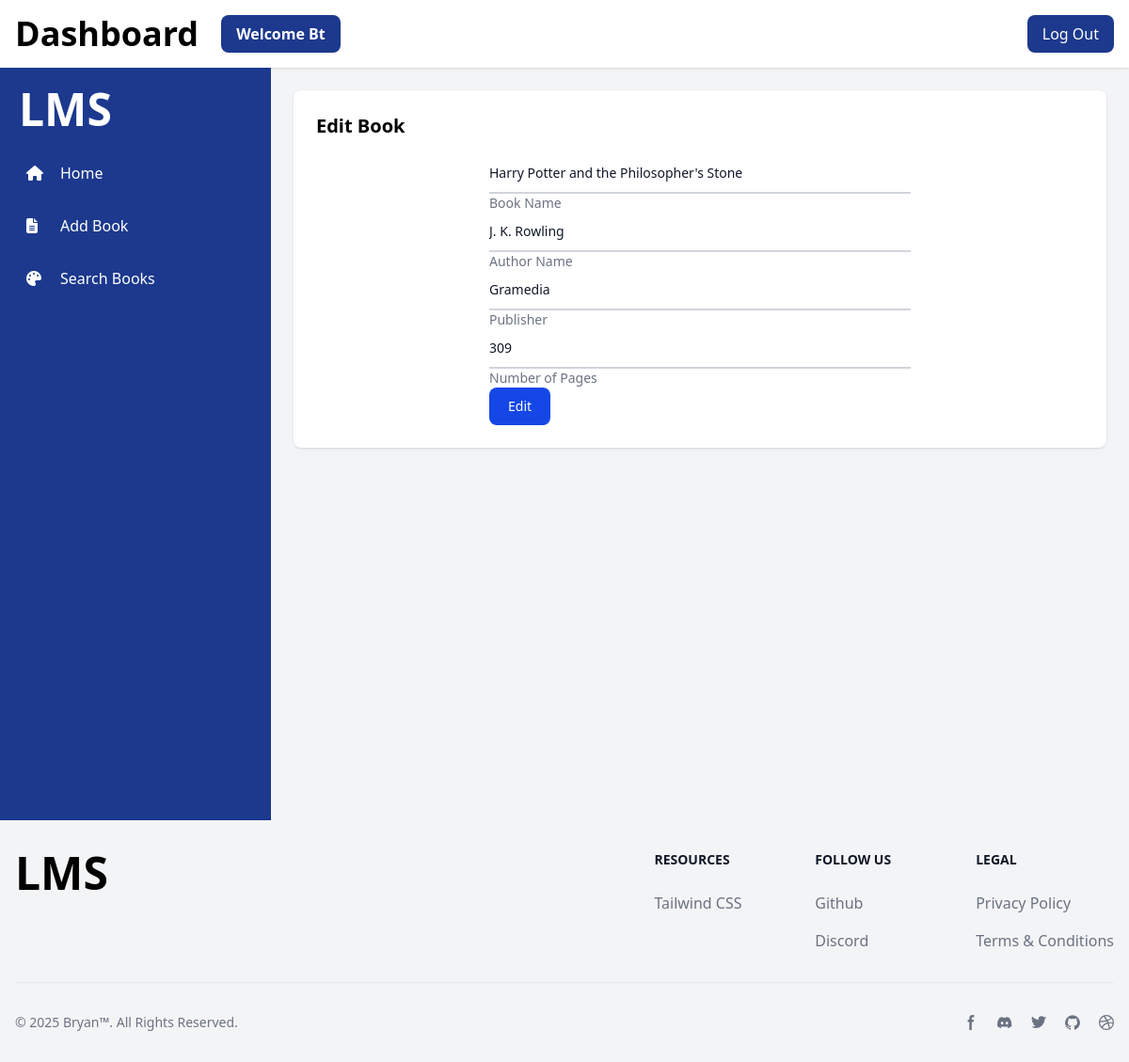
The app's page /editBook.php?bookId=12 (signed in) with its own data.
### tables this page shows
CREATE TABLE `book` (
  `bookId` int(11) NOT NULL,
  `name` varchar(255) NOT NULL,
  `bookImage` varchar(255) NOT NULL,
  `author` varchar(255) NOT NULL,
  `publisher` varchar(255) NOT NULL,
  `number_of_page` int(11) NOT NULL,
  `users_id` int(11) NOT NULL
);

### editBook.php (the view, shortened to what this page needs)
<?php
include "header.php";
include "connection.php";
$book_id = $_GET['bookId'];
$user_id = $_SESSION['user_id'];
$query = "SELECT * FROM book WHERE bookId = ? AND users_id = ?";
$stmt = mysqli_prepare($link, $query);
mysqli_stmt_bind_param($stmt, "ii", $book_id, $user_id);
mysqli_stmt_execute($stmt);
$result = mysqli_stmt_get_result($stmt);
$book = mysqli_fetch_assoc($result);
?>
<!DOCTYPE html>
<html lang="en">
   <head>
      <link rel="stylesheet" href="styles/output.css">
   </head>
   <body class="bg-gray-100">
      <div class="flex h-screen">
         <nav class="w-72 bg-blue-900 text-white flex flex-col">
            <div class="p-5">
               <div class="flex items-center mb-6">
                  <h1 class="text-5xl font-bold">LMS</h1>
               </div>
               <ul class="space-y-4">
                  <li><a href="dashboard.php" class="flex items-center p-2 hover:bg-blue-700 rounded"><i class="fas fa-home w-6"></i><span class="ml-3">Home</span></a></li>
                  <li><a href="addBook.php" class="flex items-center p-2 hover:bg-blue-700 rounded"><i class="fas fa-file-alt w-6"></i><span class="ml-3">Add Book</span></a></li>
                  <li><a href="searchBooks.php" class="flex items-center p-2 hover:bg-blue-700 rounded"><i class="fas fa-palette w-6"></i><span class="ml-3">Search Books</span></a></li>
               </ul>
            </div>
         </nav>
         <div class="flex-1 flex flex-col">
            <main class="p-6">
               <div class="bg-white p-6 rounded-lg shadow">
                  <h2 class="text-xl font-bold mb-4">Edit Book</h2>
                  <form class="max-w-md mx-auto" action="editBook.php?bookId=<?php echo $book_id; ?>" method="POST">
                     <div class="relative z-0 w-full mb-5 group">
                        <input type="text" name="name" value="<?php echo $book['name']; ?>" required class="block py-2.5 px-0 w-full text-sm text-gray-900 bg-transparent border-0 border-b-2 border-gray-300 appearance-none focus:outline-none focus:ring-0 focus:border-blue-600 peer" placeholder=" ">
                        <label class="absolute text-sm text-gray-500 peer-focus:text-blue-600">Book Name</label>
                     </div>
                     <div class="relative z-0 w-full mb-5 group">
                        <input type="text" name="author" value="<?php echo $book['author']; ?>" required class="block py-2.5 px-0 w-full text-sm text-gray-900 bg-transparent border-0 border-b-2 border-gray-300 appearance-none focus:outline-none focus:ring-0 focus:border-blue-600 peer" placeholder=" ">
                        <label class="absolute text-sm text-gray-500 peer-focus:text-blue-600">Author Name</label>
                     </div>
                     <div class="relative z-0 w-full mb-5 group">
                        <input type="text" name="publisher" value="<?php echo $book['publisher']; ?>" required class="block py-2.5 px-0 w-full text-sm text-gray-900 bg-transparent border-0 border-b-2 border-gray-300 appearance-none focus:outline-none focus:ring-0 focus:border-blue-600 peer" placeholder=" ">
                        <label class="absolute text-sm text-gray-500 peer-focus:text-blue-600">Publisher</label>
                     </div>
                     <div class="relative z-0 w-full mb-5 group">
                        <input type="number" name="number_of_page" value="<?php echo $book['number_of_page']; ?>" required class="block py-2.5 px-0 w-full text-sm text-gray-900 bg-transparent border-0 border-b-2 border-gray-300 appearance-none focus:outline-none focus:ring-0 focus:border-blue-600 peer" placeholder=" ">
                        <label class="absolute text-sm text-gray-500 peer-focus:text-blue-600">Number of Pages</label>
                     </div>
                     <button type="submit" class="text-white bg-blue-700 hover:bg-blue-800 font-medium rounded-lg text-sm w-full sm:w-auto px-5 py-2.5 text-center">Edit</button>
                  </form>
               </div>
            </main>
         </div>
      </div>
   </body>
</html>
<?php include "footer.php"; ?>

### records on screen
book: name "Harry Potter and the Philosopher's Stone", author "J. K. Rowling", publisher "Gramedia", number_of_page "309"

### other values on screen
$_SESSION['username'] "Bt"
